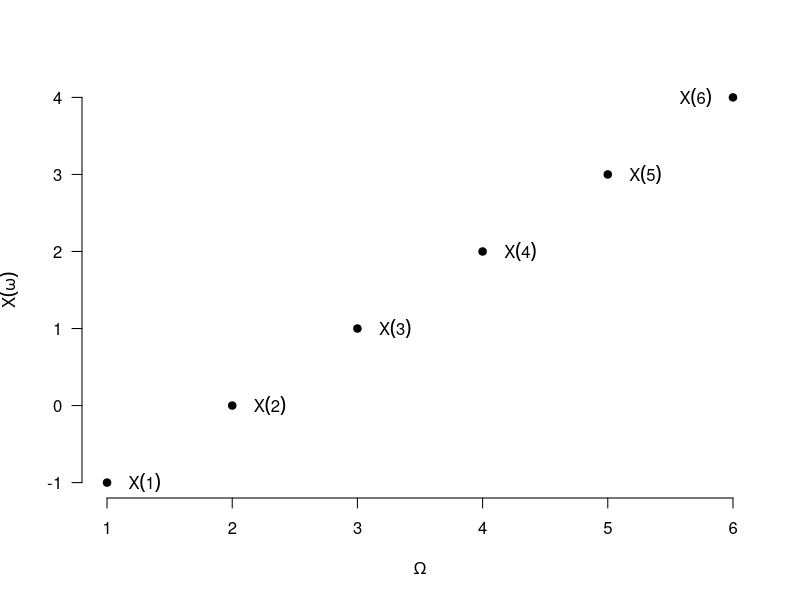

Reproduce this figure in R.
# TODO: Add comment
# 
# Author: claudio
###############################################################################

pdf(file="grafici/variabileAleatoria2.pdf")
plot(1:6,1:6-2,
		pch=19,
		xlab=expression(Omega),
		ylab=expression(X(omega)),
		main="",
		axes=FALSE
		)

Axis(at=1:6,side=1)
Axis(side=2,las=1)

text(1.3,-1,labels=expression(X(1)),cex=1)
text(2.3,0,labels=expression(X(2)),cex=1)
text(3.3,1,labels=expression(X(3)),cex=1)
text(4.3,2,labels=expression(X(4)),cex=1)
text(5.3,3,labels=expression(X(5)),cex=1)
text(5.7,4,labels=expression(X(6)),cex=1)
dev.off()
